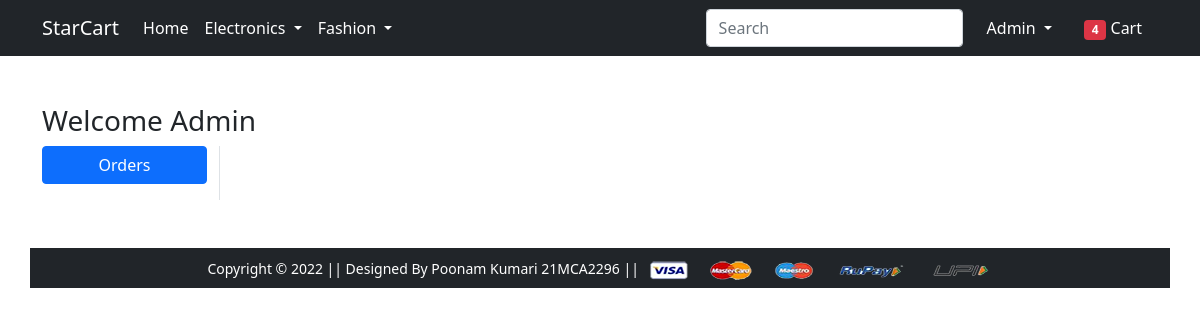
The page /orders/ (signed in) on the database as committed earlier.
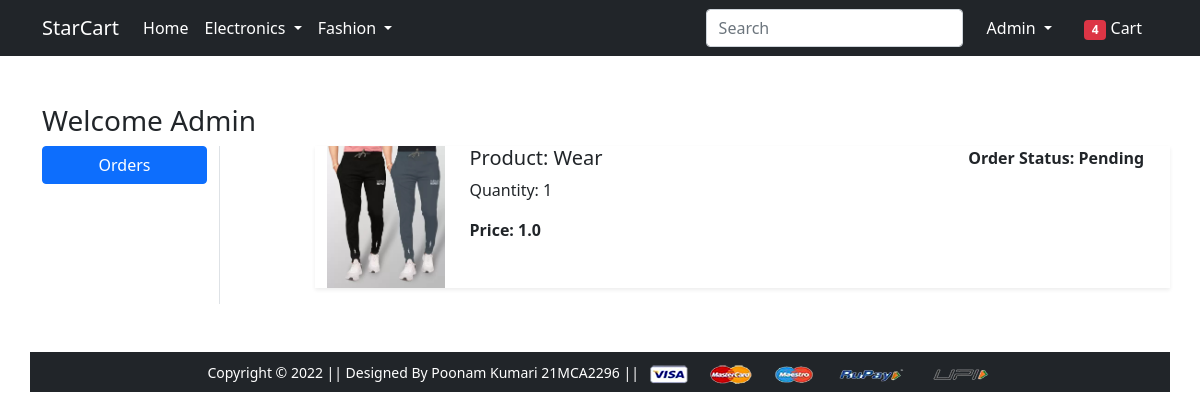
The same page on the database as committed later.
### app/models.py (models this page shows, shortened)
class OrderPlaced ( models.Model ) :
    user = models.ForeignKey( User , on_delete = models . CASCADE )
    customer = models.ForeignKey ( Customer , on_delete = models .CASCADE )
    product = models.ForeignKey ( Product , on_delete = models . CASCADE )
    quantity = models.PositiveIntegerField ( default = 1 )
    ordered_date = models.DateTimeField ( auto_now_add = True )
    status = models.CharField ( max_length = 50 , choices = STATUS_CHOICES , default='Pending')
    @property
    def total_cost(self):
        return self.quantity * self.product.discounted_price

class Product(models.Model):
    title = models.CharField ( max_length = 100 )
    selling_price = models.FloatField ( )
    discounted_price = models.FloatField ( )
    description = models.TextField ( )
    brand = models.CharField(max_length = 100 )
    category = models.CharField ( choices = CATEGORY_CHOICES , max_length = 2 )
    product_image = models.ImageField(upload_to = ' productimg')

### app/views.py (the view)
# urls.py: path('orders/', views.orders, name='orders'),
@login_required
def orders(request):
    user = request.user
    op = OrderPlaced.objects.filter(user=user)
    return render(request, 'app/orders.html', {'placed': op})

### app/templates/app/orders.html (shortened to what this page needs)
{% extends 'app/base.html' %}
{% load static %}
{% block main-content %}
<div class="container my-5">
 <div class="row">
 <h3>Welcome <span class="text-capitalize" >{{request.user}}</span></h3>
  <div class="col-sm-2 border-end">
   <ul class="list-unstyled">
    <li class="d-grid"><a href="{% url 'orders' %}" class="btn btn-primary">Orders</a></li>
   </ul>
  </div>
  <div class="col-sm-9 offset-sm-1">
    {% for op in placed %}
    <div class="row shadow-sm mb-3">
        <div class="col-sm-2">
            <img src=" {{op.product.product_image.url}} " alt="" srcset="" class="img-fluid" height="150" width="150">
        </div>
        <div class="col-sm-7">
            <h5>Product: {{op.product.title}} </h5>
            <p> Quantity: {{op.quantity}} </p>
            <p class="fw-bold"> Price: {{op.total_cost}} </p>
        </div>
        <div class="col-sm-3 fw-bold">
            <p>Order Status: {{op.status}} </p>
        </div>
    </div>
    {% endfor %}
</div>
{% endblock main-content %}

### app/templates/app/base.html (shortened to what this page needs)
<!doctype html>
{% load static %}
<html lang="en">
  <head>
    <link rel="stylesheet" href="{% static 'app/css/bootstrap.min.css' %}">
    <link rel="stylesheet" href="{% static 'app/css/owl.carousel.min.css' %}">
    <link rel="stylesheet" href="{% static 'app/css/all.min.css' %}">
    <link rel="stylesheet" href="{% static 'app/css/style.css' %}">
  </head>
  <body>
    <nav class="navbar navbar-expand-lg navbar-dark bg-dark">
     <div class="container">
       <a class="navbar-brand" href="/">StarCart</a>
       <div class="collapse navbar-collapse" id="navbarSupportedContent">
         <ul class="navbar-nav me-auto mb-2 mb-lg-0">
           <li class="nav-item">
             <a class="nav-link active" aria-current="page" href="/">Home</a>
           </li>
           <li class="nav-item dropdown">
             <a class="nav-link dropdown-toggle text-white" href="#" id="electronicsDropdown" role="button" data-bs-toggle="dropdown" aria-expanded="false">
               Electronics
             </a>
           </li>
           <li class="nav-item dropdown">
             <a class="nav-link dropdown-toggle text-white" href="#" id="fashionDropdown" role="button" data-bs-toggle="dropdown" aria-expanded="false">
               Fashion
             </a>
           </li>
         </ul>
         <form class="d-flex">
           <input class="form-control me-2" type="search" placeholder="Search" aria-label="Search">
         </form>
         <div>
          <ul class="navbar-nav me-auto mb-2 mb-lg-0">
            {% if request.user.is_authenticated %}
           <li class="nav-item dropdown mx-2">
              <a class="nav-link dropdown-toggle text-white" href="#" id="profileDropdown" role="button" data-bs-toggle="dropdown" aria-expanded="false">
                {{request.user.username|capfirst}}
              </a>
            </li>
            <li class="nav-item mx-2">
             <a href="{% url 'showcart' %}" class="nav-link text-white"><span class="badge bg-danger">4</span> Cart </a>
            </li>
            {% endif %}
          </ul>
         </div>
       </div>
     </div>
    </nav>
    {% block main-content %} {% endblock main-content %}
    <footer class="container-fluid bg-dark text-center p-2 mt-5">
        <small class="text-white">Copyright &copy; 2022 || Designed By Poonam Kumari 21MCA2296 || </small>
        <img src="{% static 'app/images/payment.png' %}" alt="" srcset="" class="img-fluid" height="2px">
    </footer>
  </body>
</html>

Rows that differ between the two databases and show on the page:
added OrderPlaced: product.product_image (picture), product "Wear", quantity "1", total_cost "1.0", status "Pending"
